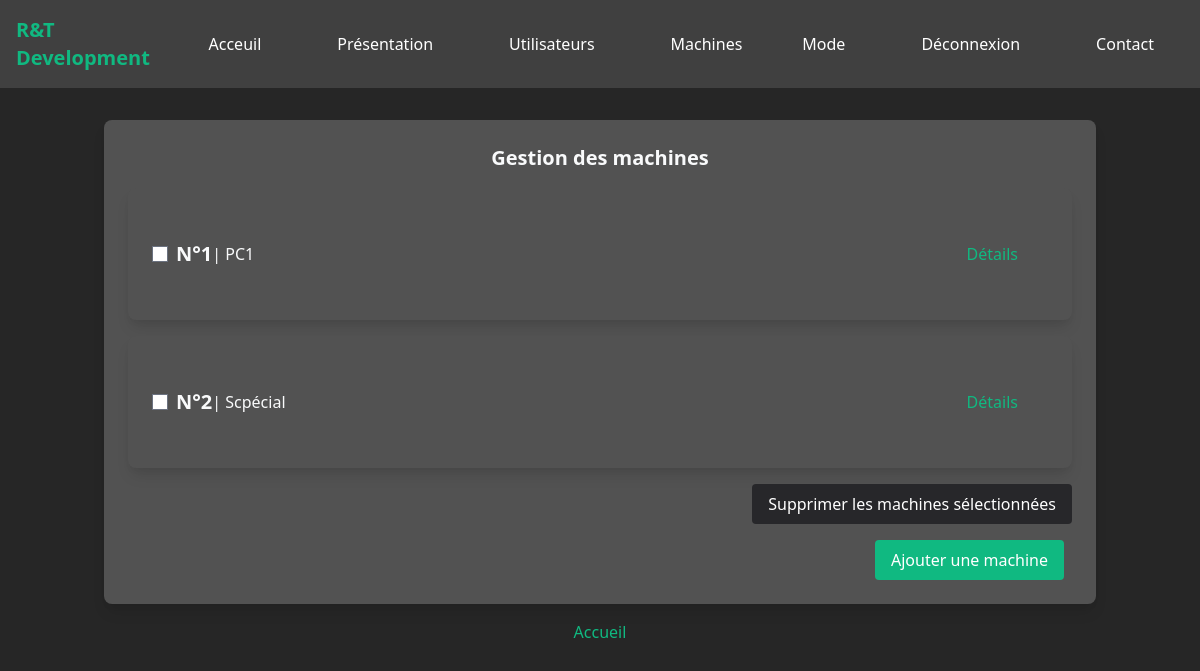
/computerApp/machines/ (signed in), run on an earlier commit of the app's database.
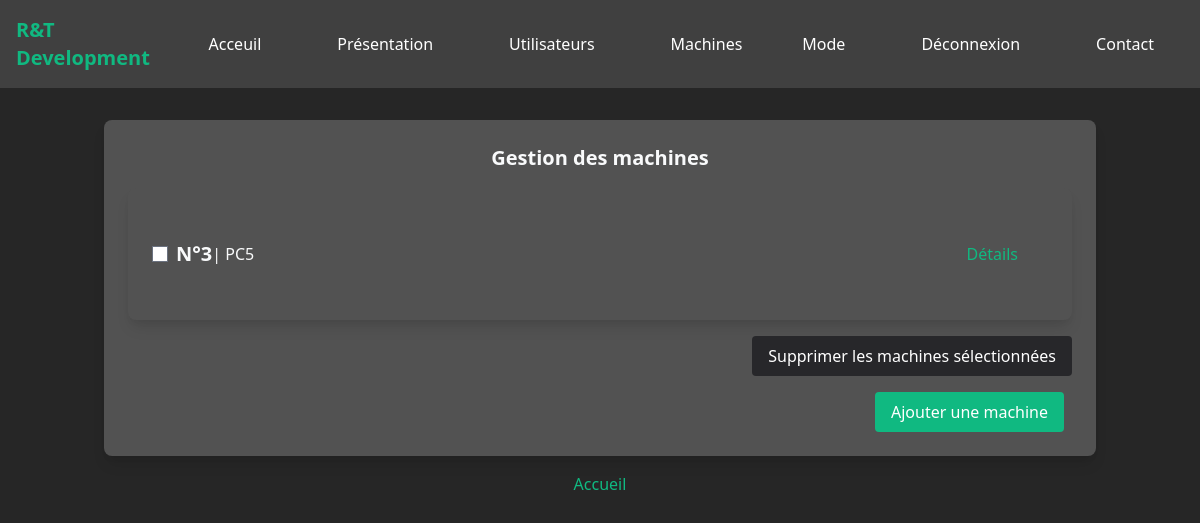
And on a later commit of the database.
### computerApp/models.py (models this page shows, shortened)
class Machine(models.Model):
    TYPE = (
        ('PC', ('PC - Run windows')),
        ('Mac', ('Mac - Run MacOS')),
        ('Serveur', ('Serveur - Simple Server to deploy virtual machines')),
        ('switch', ('Switch - To maintains and connect servers')),
    )
    VLAN = (
        ('Gestion',('77')),
        ('Clients',('10')),
        ('Services',('20')),
    )
    id = models.AutoField(primary_key=True, editable=False)
    nom = models.CharField(max_length = 20, default='NomParDefault')
    maintenanceDate = models.DateTimeField(auto_now_add=True)
    mach = models.CharField(max_length = 32, choices=TYPE, default='PC')
    ip = models.CharField(max_length = 32, default='127.0.0.1')
    vlan = models.CharField(max_length= 32, choices=VLAN, default='Aucun')
    maj = models.CharField(max_length= 32, default='Jamais modifié')
    user = models.CharField(max_length= 32, default='Aucun')

### computerApp/views.py (the view)
# urls.py: path('machines/', views.machine_list_view, name='machines'),
@login_required
def machine_list_view(request) :
    machines = Machine.objects.all()
    context={'machines':machines}
    return render(request,
        'machine_list.html',
        context)

### theme/context_processors.py (called while the page is built)
def theme(request):
    if 'is_dark_theme' in request.session:
        is_dark_theme = request.session.get('is_dark_theme')
        return {'is_dark_theme': is_dark_theme}
    return {'is_dark_theme': False}

### computerApp/templates/machine_list.html (shortened to what this page needs)
{% extends "index.html" %}
{% load static %}
{% block content %}
<!DOCTYPE html>
<html lang='fr'>
<head>
  <link rel="stylesheet" href="{% static 'css/styles.css' %}">
  <link href="https://cdn.jsdelivr.net/npm/tailwindcss@2.2.16/dist/tailwind.min.css" rel="stylesheet">
</head>
<body class="bg-gray-100">
  <div class="container mx-auto mt-8 px-4">
    <div class="bg-white rounded-lg shadow-lg p-6 dark:bg-neutral-600">
      <div class="flex justify-center mb-4">
        <h2 class="text-xl font-bold">Gestion des machines</h2>
      </div>
      {% if machines %}
      <form action="{% url 'del-machine' %}" method="post">
        <ul class="space-y-4">
          {% for machine in machines %}
          <li class="flex items-center bg-slate-100 rounded-lg shadow-lg p-6 dark:bg-neutral-600">
            <input class="mr-2" type="checkbox" name="selected_machine" value="{{ machine.id }}" class="mr-2 form-checkbox text-emerald-500 border-black bg-emerald-500">
            <span class="font-bold text-xl">N°{{ machine.id }} </span>| {{ machine.nom }}
            <a href="{% url 'machine-detail' machine.id %}" class="ml-auto text-emerald-500 hover:text-emerald-700 duration-300">Détails</a>
          </li>
          {% endfor %}
        </ul>
        <div class="mt-4 flex justify-end">
          <button type="submit" class="bg-zinc-800 hover:bg-zinc-950 duration-300 text-white py-2 px-4 rounded">Supprimer les machines sélectionnées</button>
        </div>
      </form>
      {% else %}
      <p class="mt-8 text-center text-gray-500 dark:text-white">Il n'y a pas de machine.</p>
      {% endif %}
      <div class="flex justify-end mt-4">
        <a href="{% url 'add-machine' %}" class="bg-emerald-500 hover:bg-emerald-700 duration-300 text-white py-2 px-4 rounded mr-2">Ajouter une machine</a>
      </div>
    </div>
  </div>
  <div class="flex justify-center mt-4">
    <button class="text-emerald-500 hover:text-emerald-700 duration-300"><a  href="{% url 'index' %}">Accueil</a></button>
  </div>
</body>
</html>
{% endblock %}

What changed in the data, as far as the page shows it:
removed Machine: id "1", nom "PC1"
removed Machine: id "2", nom "Scpécial"
added Machine: id "3", nom "PC5"
